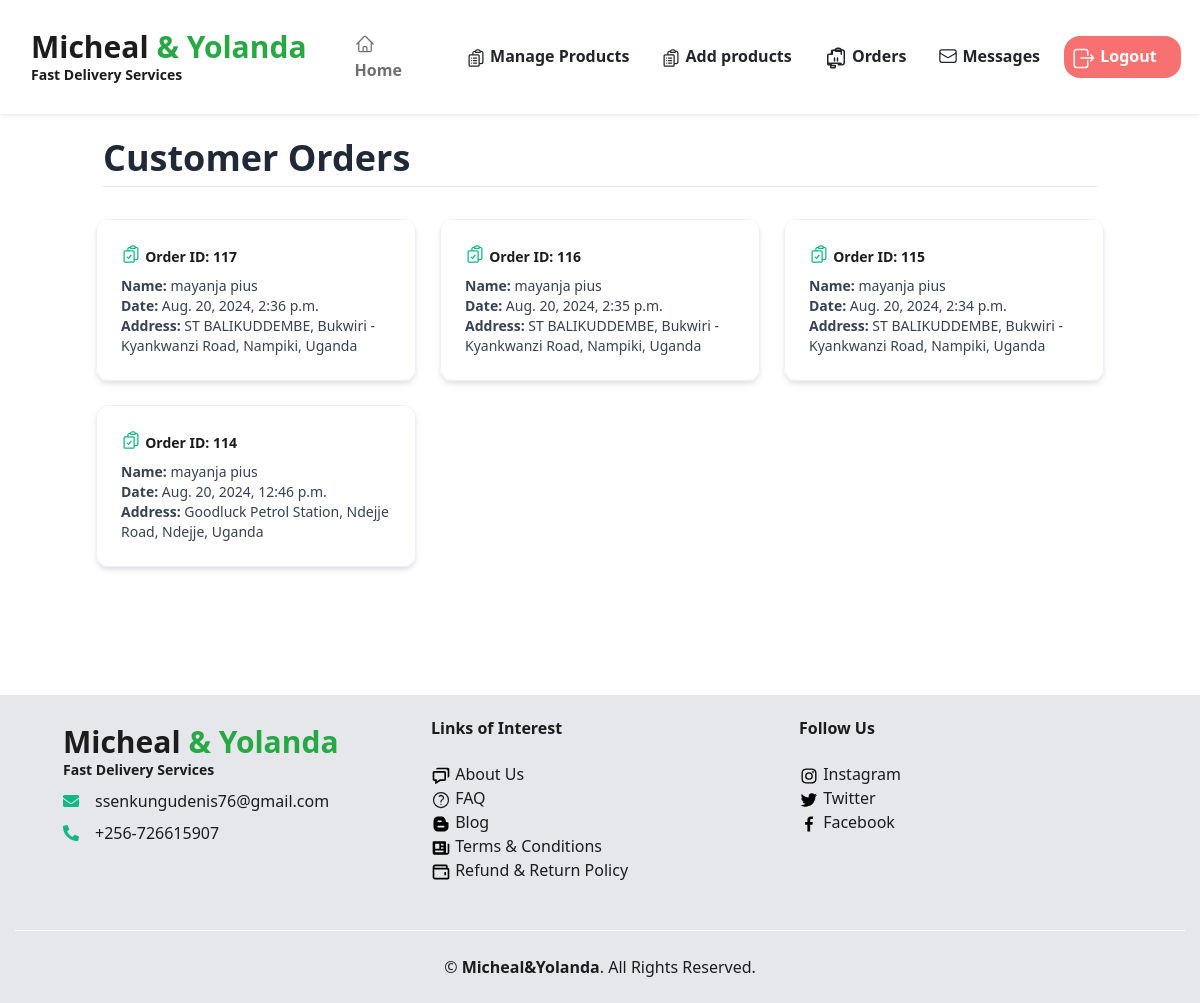
Before: /business/orders/ (signed in) with the older database file.
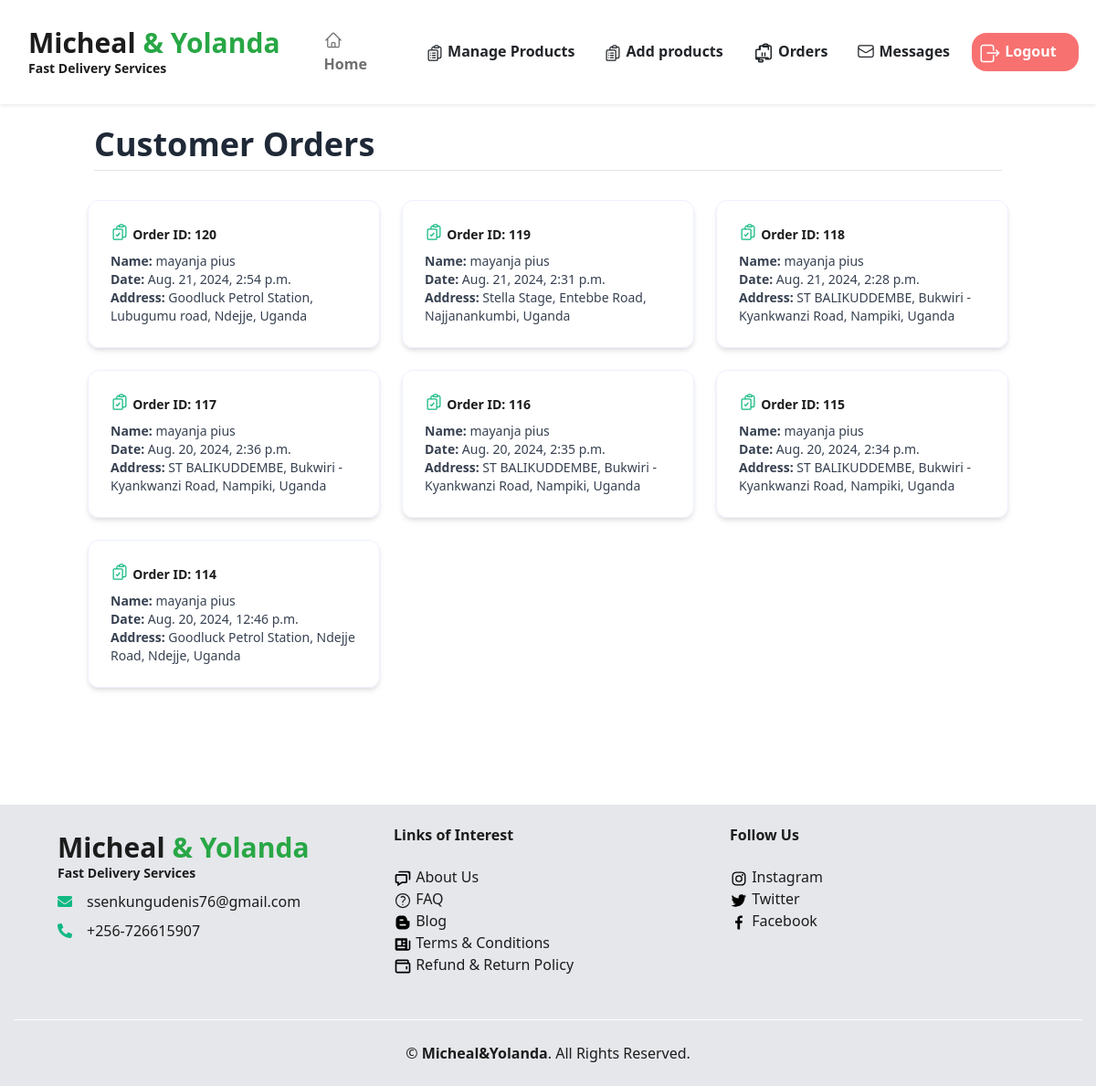
After: the same page with the newer database file.
### orders/models.py (models this page shows, shortened)
class Order(models.Model):
    user = models.ForeignKey(User, related_name='orders', on_delete=models.CASCADE, null=True)
    address = models.CharField(max_length=250)
    phone_number = models.CharField(max_length=20)
    created = models.DateTimeField(auto_now_add=True)
    updated = models.DateTimeField(auto_now=True)
    paid = models.BooleanField(default=False)
    class Meta:
        ordering = ['-created']
        indexes = [
             models.Index(fields=['-created']),
             ]

### user/models.py (models this page shows, shortened)
class User(AbstractUser):
    email = models.EmailField(unique=True)
    is_customer = models.BooleanField(default=False)
    is_business = models.BooleanField(default=False)

class Customer(models.Model):
    user = models.OneToOneField(User, on_delete=models.CASCADE, primary_key=True, related_name='customer')
    first_name = models.CharField(max_length=100)
    last_name = models.CharField(max_length=100)
    created_at = models.DateTimeField(default=timezone.now)

### business/views.py (the view)
# urls.py: path('orders/',orders, name= 'ordered'),
@business_required
def orders(request):
    orders = Order.objects.all()
    return render(request, 'bus/orders.html', {'orders':orders,})

### cart/cart.py (called while the page is built)
    def __len__(self):
        return sum(item['quantity'] for item in self.cart.values())

### cart/context_processors.py (called while the page is built)
def cart(request):
    return {'cart': Cart(request)}

def cart_count(request):
    cart = Cart(request)
    return {'cart_count': len(cart)}

### jumia/context_processors.py (called while the page is built)
def categories(request):
    cat = Categories.objects.all()
    return {'cat': cat}

### business/templates/bus/orders.html (shortened to what this page needs)
{% extends 'bus/board.html' %}
{% block content %}
<div class="container py-4">
    <h1 class="flex text-start text-xl lg:text-4xl font-bold text-gray-800 mb-2">Customer Orders</h1>
    <hr class="mb-8">
    <div class="row px-2">
        {% if orders %}
        <div class="grid grid-cols-1 md:grid-cols-2 lg:grid-cols-3 gap-6">
            {% for order in orders %}
            <a href="{% url 'business:order_details' order.id %}" class="block transition transform hover:scale-105 bg-white">
                <div class="border border-gray-100 shadow-md rounded-xl p-6 hover:bg-gray-50">
                    <div class="text-green-500 mb-1">
                        <h2 class="text-sm font-bold inline-block">Order ID: {{ order.id }}</h2>
                    </div>
                    <div class="text-sm text-gray-700">
                        <p><strong>Name:</strong> {{ order.user.customer.first_name }} {{ order.user.customer.last_name }}</p>
                        <p><strong>Date:</strong> {{ order.created }}</p>
                        <p><strong>Address:</strong> {{ order.address }}</p>
                    </div>
                </div>
            </a>
            {% endfor %}
        </div>
        {% else %}
        <div class="col-12 text-center font-mono">
            <h3 class="py-2 text-lg lg:text-2xl text-gray-700">No orders from customers yet!!</h3>
        </div>
        {% endif %}
    </div>
</div>
{% endblock %}

Changed rows visible on the page:
added Order: id "120", user.customer.first_name "mayanja", user.customer.last_name "pius", created "Aug. 21, 2024, 2:54 p.m.", address "Goodluck Petrol Station, Lubugumu road, Ndejje, Uganda"
added Order: id "119", user.customer.first_name "mayanja", user.customer.last_name "pius", created "Aug. 21, 2024, 2:31 p.m.", address "Stella Stage, Entebbe Road, Najjanankumbi, Uganda"
added Order: id "118", user.customer.first_name "mayanja", user.customer.last_name "pius", created "Aug. 21, 2024, 2:28 p.m.", address "ST BALIKUDDEMBE, Bukwiri - Kyankwanzi Road, Nampiki, Uganda"
